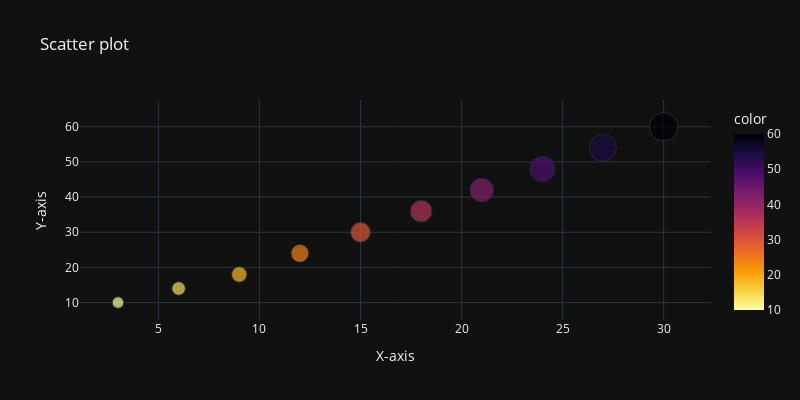

Notebook code cell kept with this figure:
### Code cell
x = [3,6,9,12,15,18,21,24,27,30]
y = [10,14,18,24,30,36,42,48,54,60]
px.scatter( x=x, y=y, title='Scatter plot', labels={'x':'X-axis', 'y':'Y-axis'}, width=800, height=400, template='plotly_dark',color=y,size=y,color_continuous_scale=px.colors.sequential.Inferno_r)

### Figure 1 — Plotly figure (JSON) as saved in the notebook; plotly's stock layout.template omitted (floating-point values rounded to 4 significant figures)
{"data": [{"hovertemplate": "X-axis=%{x}<br>Y-axis=%{y}<br>size=%{marker.size}<br>color=%{marker.color}<extra></extra>", "legendgroup": "", "marker": {"color": [10, 14, 18, 24, 30, 36, 42, 48, 54, 60], "coloraxis": "coloraxis", "size": [10, 14, 18, 24, 30, 36, 42, 48, 54, 60], "sizemode": "area", "sizeref": 0.15, "symbol": "circle"}, "mode": "markers", "name": "", "orientation": "v", "showlegend": false, "type": "scatter", "x": [3, 6, 9, 12, 15, 18, 21, 24, 27, 30], "xaxis": "x", "y": [10, 14, 18, 24, 30, 36, 42, 48, 54, 60], "yaxis": "y"}], "layout": {"coloraxis": {"colorbar": {"title": {"text": "color"}}, "colorscale": [[0, "#fcffa4"], [0.1111, "#f7d13d"], [0.2222, "#fb9b06"], [0.3333, "#ed6925"], [0.4444, "#cf4446"], [0.5556, "#a52c60"], [0.6667, "#781c6d"], [0.7778, "#4a0c6b"], [0.8889, "#1b0c41"], [1, "#000004"]]}, "height": 400, "legend": {"itemsizing": "constant", "tracegroupgap": 0}, "title": {"text": "Scatter plot"}, "width": 800, "xaxis": {"anchor": "y", "domain": [0, 1], "title": {"text": "X-axis"}}, "yaxis": {"anchor": "x", "domain": [0, 1], "title": {"text": "Y-axis"}}}}
